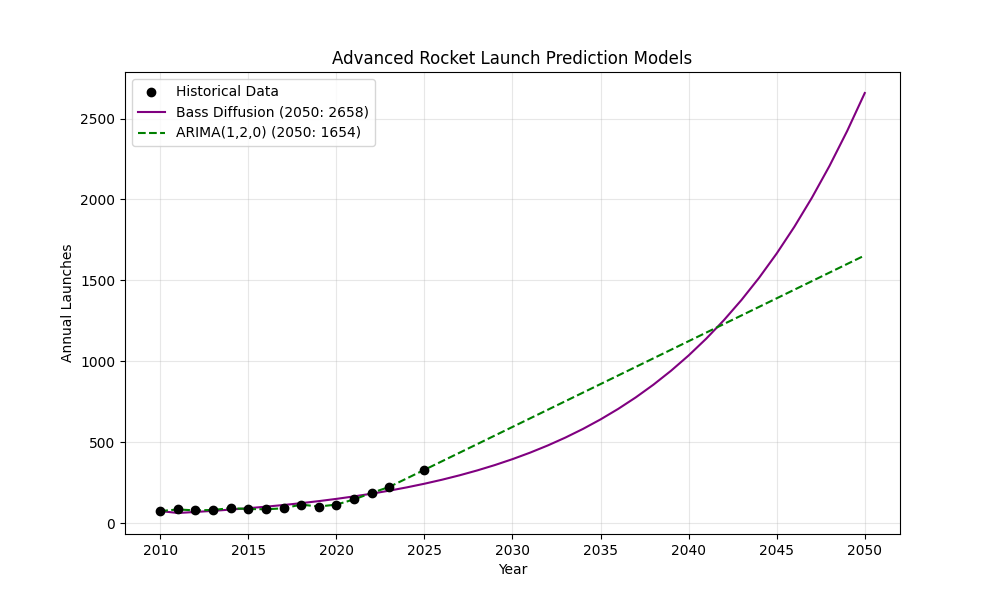

Python code for this plot:

import numpy as np
import pandas as pd
import matplotlib.pyplot as plt
from scipy.optimize import curve_fit
from statsmodels.tsa.arima.model import ARIMA
import warnings

warnings.filterwarnings("ignore")

# Data
years = np.array([2010, 2011, 2012, 2013, 2014, 2015, 2016, 2017, 2018, 2019, 2020, 2021, 2022, 2023, 2025])
launches = np.array([74, 84, 78, 81, 92, 87, 85, 91, 114, 102, 114, 146, 186, 223, 329])

# Fill missing year 2024 for time series models
years_full = np.arange(2010, 2026)
launches_series = pd.Series(index=years, data=launches)
# Reindex and interpolate for 2024
launches_full = launches_series.reindex(years_full).interpolate(method='linear')

future_years = np.arange(2010, 2051)
forecast_horizon = 2050 - 2025

# --- Method 1: Bass Diffusion Model ---
# Often used for product/technology adoption forecasting.
# f(t) = (p + q * (N(t-1)/M)) * (M - N(t-1))
# Here we fit Cumulative Launches first, then derive annual.
cumulative_launches = np.cumsum(launches)

def bass_cumulative(t, M, p, q):
    t_start = 0 
    # Bass Cumulative Function
    # N(t) = M * (1 - exp(-(p+q)t)) / (1 + (q/p)*exp(-(p+q)t))
    num = 1 - np.exp(-(p+q)*(t - t_start))
    den = 1 + (q/p)*np.exp(-(p+q)*(t - t_start))
    return M * (num / den)

# Initial guess: M=Total Potential Market (Limit), p=Innovation rate, q=Imitation rate
try:
    # Estimate cumulative data
    cum_launches_data = np.cumsum(launches_full)
    # Time steps 1, 2, ...
    t_steps = np.arange(1, len(cum_launches_data) + 1)
    
    p0_bass = [50000, 0.001, 0.1]
    bounds_bass = ([cum_launches_data.max(), 0, 0], [1000000, 1.0, 1.0])
    
    popt_bass, _ = curve_fit(bass_cumulative, t_steps, cum_launches_data, p0=p0_bass, bounds=bounds_bass, maxfev=10000)
    M_bass, p_bass, q_bass = popt_bass
    
    # Predict
    total_steps = len(future_years)
    t_future = np.arange(1, total_steps + 1)
    pred_cum_bass = bass_cumulative(t_future, M_bass, p_bass, q_bass)
    # Annual launches is the difference of cumulative
    pred_annual_bass = np.diff(pred_cum_bass, prepend=0)
    # Adjust first point to match actual scale roughly for plotting
    pred_annual_bass[0] = launches[0] 
    
    val_2050_bass = pred_annual_bass[-1]
except Exception as e:
    print(f"Bass Model failed: {e}")
    val_2050_bass = 0
    pred_annual_bass = np.zeros(len(future_years))


# --- Method 2: ARIMA (Time Series) ---
# AutoRegressive Integrated Moving Average
try:
    # Fit ARIMA on the full interpolated dataset
    # Order (p,d,q) needs tuning, usually (1,1,1) or (2,2,0) for trending growth
    # We use valid simple heuristics here or auto-fit if using pmdarima (not available)
    # Let's try ARIMA(1,2,0) which handles quadratic-like trends well
    arima_model = ARIMA(launches_full, order=(1, 2, 0)) 
    arima_res = arima_model.fit()
    
    # Forecast
    arima_forecast_obj = arima_res.get_forecast(steps=forecast_horizon)
    arima_pred = arima_forecast_obj.predicted_mean
    
    # Stitch history + forecast
    pred_arima_full = np.concatenate([launches_full, arima_pred])
    val_2050_arima = pred_arima_full[-1]

    # Get Confidence Intervals
    conf_int = arima_forecast_obj.conf_int(alpha=0.05)
    lower_series = conf_int.iloc[:, 0]
    upper_series = conf_int.iloc[:, 1]
except Exception as e:
    print(f"ARIMA failed: {e}")
    val_2050_arima = 0
    pred_arima_full = np.zeros(len(future_years))

# Print Results
print("--- Advanced Prediction Comparison for 2050 ---")
if val_2050_bass > 0:
    print(f"1. Bass Diffusion Model (Tech Adoption): {val_2050_bass:.2f}")
    print(f"   (Parameters: Potenital Total={M_bass:.0f}, p={p_bass:.4f}, q={q_bass:.4f})")
if val_2050_arima > 0:
    print(f"2. ARIMA(1,2,0) Time Series: {val_2050_arima:.2f}")

# Plotting
plt.figure(figsize=(10, 6))
plt.scatter(years, launches, color='black', label='Historical Data', zorder=5)

if val_2050_bass > 0:
    plt.plot(future_years, pred_annual_bass, label=f'Bass Diffusion (2050: {val_2050_bass:.0f})', color='purple', linestyle='-')

if val_2050_arima > 0:
    plt.plot(future_years, pred_arima_full, label=f'ARIMA(1,2,0) (2050: {val_2050_arima:.0f})', color='green', linestyle='--')
    # Fill confidence interval for ARIMA
    # plt.fill_between(np.arange(2026, 2051), lower_series, upper_series, color='green', alpha=0.1)

plt.title('Advanced Rocket Launch Prediction Models')
plt.xlabel('Year')
plt.ylabel('Annual Launches')
plt.legend()
plt.grid(True, alpha=0.3)
plt.savefig('rocket_prediction_advanced.png')
print("Comparison plot saved to rocket_prediction_advanced.png")
